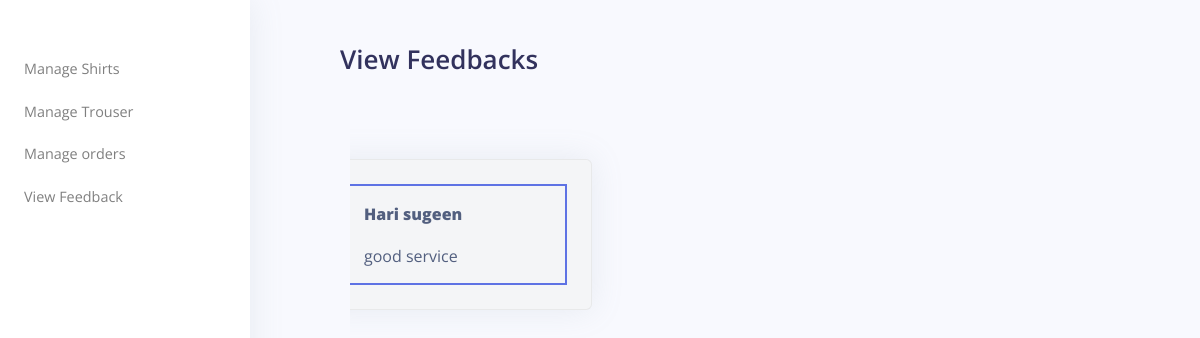
The app's page /FRONTEND/ADMIN/adminfeedback.php with its own data.
### tables this page shows
CREATE TABLE `feedbacks_tbl` (
  `SenderFname` varchar(50) NOT NULL,
  `SenderLname` varchar(50) NOT NULL,
  `SenderMail` varchar(100) NOT NULL,
  `SenderMessage` longtext NOT NULL,
  `QID` int(20) NOT NULL,
  `status` varchar(50) DEFAULT 'pending',
  `replyMsg` varchar(200) DEFAULT NULL
);

### FRONTEND/ADMIN/adminfeedback.php (the view, shortened to what this page needs)
<?php
require '../../Includes/connection.php';
?>
<!doctype html>
<html>
<head>
	<link type="text/css" rel="stylesheet" href="../../CSS/ADMIN/adminfeedbackstyle.css">
<link href="../../assets/vendor/nucleo/css/nucleo.css" rel="stylesheet">
<link href="../../assets/vendor/@fortawesome/fontawesome-free/css/all.min.css" rel="stylesheet">
<link type="text/css" href="../../assets/css/argon.css" rel="stylesheet">
</head>
<body>
	 <?php
require '../../Includes/admin.navbar.php';
	 $sql= "SELECT * FROM feedbacks_tbl WHERE status='pending'";
	 if ($records= mysqli_query($conn, $sql)) {
		$row= mysqli_fetch_array($records);
	 }
	 else {
		 echo "prbm";
	 }
	 ?>
	<div class="header">
	<h1>View Feedbacks</h1>
	</div>
	<div class="feedback-section">
		<?php
		 while($row= mysqli_fetch_array($records))
		 {
?>
			<div class="col">
				<div class="card shadow">
					<div class="card-body">
						<div >
							<div class="card-box" >
								<p><?php echo ucfirst($row['SenderFname']).' '.$row['SenderLname'];  ?></p>
								<p1><?php echo $row['SenderMessage']; ?></p1>
							</div>
						</div>
					</div>
				</div>
			</div>
		<?php 	 }
		 ?>
  </div>
</body>
</html>

### CSS/ADMIN/adminfeedbackstyle.css (style rules this page uses)
.header { width: 40%; height: 40%; margin-left: 340px; margin-top: 40px; }
.feedback-section { width: 70%; height: 85%; padding: 4.5em; margin-left: 350px; overflow: hidden; display: grid; grid-template-columns: repeat(3, minmax(300px, 1fr)); justify-items:start; justify-content: center; align-items: stretch; grid-gap: 13px; grid-template-rows: auto ; }
.card-body { width: 100%; padding: 1.5rem; flex: 1 1 auto; }
.card-box p { font-weight: 900; position: relative; }
.card-box { width:100%; border: 2px solid #5e72e4; padding: 15px; }
.col { max-width: 250px; width: 100%; margin-bottom: 20px; }

### records on screen
feedbacks_tbl: SenderFname "Hari", SenderLname "sugeen", SenderMessage "good service"
